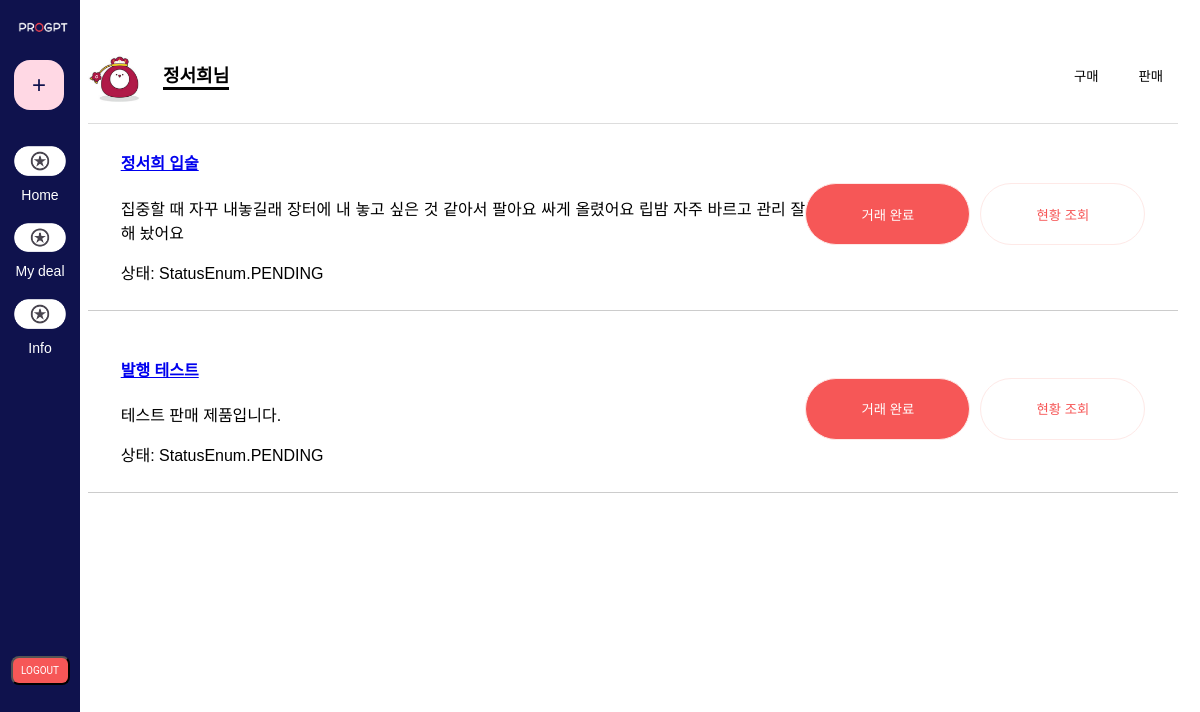
/mydeal_views/mydealsell (signed in), run on the app's committed database.
### app/models.py (models this page shows)
class User(db.Model):
    __tablename__ = 'user'
    id = db.Column(db.Integer, primary_key=True)
    username = db.Column(db.String(150), unique=True, nullable=False)
    password = db.Column(db.String(200), nullable=False)
    email = db.Column(db.String(120), nullable=False)  # unique=True를 제거합니다.
    posts = db.relationship('Post', backref='user', lazy=True)
    buys = db.relationship('Buy', backref='buyer', lazy=True)
    sells = db.relationship('Sell', backref='seller', lazy=True)

class Sell(db.Model):
    __tablename__ = 'sell'
    id = db.Column(db.Integer, primary_key=True)
    item_name = db.Column(db.String(200), nullable=False)
    description = db.Column(db.Text, nullable=False)
    status = db.Column(db.Enum(StatusEnum), nullable=False, default=StatusEnum.PENDING)  # 상태를 Enum으로 정의
    created_at = db.Column(db.DateTime, default=datetime.utcnow)
    user_id = db.Column(db.Integer, db.ForeignKey('user.id'), nullable=False)
    post_id = db.Column(db.Integer, db.ForeignKey('posts.id'), nullable=False)

### app/views/mydeal_views.py (the view)
@bp.route('/mydealsell')
def mydealsell():
    user_id = session.get('user_id')
    if not user_id:
        flash("로그인 후 이용해 주세요.")
        return redirect(url_for('auth_views.login'))
    sale_list = Sell.query.filter_by(user_id=user_id).all()
    for sale in sale_list:
        if sale.status not in ['PENDING', 'PAYMENT_COMPLETED', 'SIZE_SELECTED', 'LOCKER_ASSIGNED', 'TRANSACTION_COMPLETED']:
            sale.status = 'PENDING'
    db.session.commit()
    return render_template('front/mydealsell.html', sales=sale_list)

### app/views/auth_views.py (called while the page is built)
@bp.before_app_request
def load_logged_in_user():
    user_id = session.get('user_id')
    if user_id is None:
        g.user = None
    else:
        g.user = User.query.get(user_id)

### app/templates/front/mydealsell.html (shortened to what this page needs)
<!DOCTYPE html>
<html lang="ko">
<head>
    <link rel="stylesheet" href="{{ url_for('static', filename='mydeal.css') }}">
    <link rel="stylesheet" href="{{ url_for('static', filename='bar.css') }}">
</head>
<body>
    <div class="sidebar">
        <div class="logo">
            <img src="{{ url_for('static', filename='logo.png') }}" alt="Logo">
            <button class="plus-button" onclick="location.href='{{ url_for('write_views.write') }}'">+</button>
        </div>
        <ul class="menu">
            <li><a href="#"><span class="icon" onclick="location.href='/home'"><img src="../../static/logologo.png" style="width:52px"></span> Home</a></li>
            <li><a href="#"><span class="icon" onclick="location.href='/mydeal_views/mydealbuy'"><img src="../../static/logologo.png" style="width:52px"></span> My deal</a></li>
            <li><a href="#"><span class="icon" onclick="location.href='/information'"><img src="../../static/logologo.png" style="width:52px"></span> Info</a></li>
            <form action="{{ url_for('auth.logout') }}" method="post" style="display:inline;">
                <button type="submit" class="logout">LOGOUT</button>
            </form>
        </ul>
    </div>
    <div class="content">
        <div class="user-info">
            <div style="display: flex; gap:15px; align-items: flex-end;">
                <img src="../../static/profilepic.png" alt="User Icon" class="user-icon">
                <p class="user-name">{{session['user_name']}}님</p>
            </div>
            <div class="purchase-sale">
                <button class="purchase-btn" onclick="location.href='/mydeal_views/mydealbuy'">구매</button>
                <button class="sale-btn" onclick="location.href='/mydeal_views/mydealsell'">판매</button>
            </div>
        </div>
        <div class="purchase-list">
            {% for sale in sales %}
            <div class="product-section">
                <div class="aboutabout">
                    <h4><a href="{{ url_for('detail.detail', post_id=sale.id) }}">{{ sale.item_name }}</a></h4>
                    <p>{{ sale.description }}</p>
                    <p>상태: {{ sale.status }}</p>
                </div>
                <div style="display: flex; gap: 10px;">
                   <button id="actionButton-{{ sale.id }}"
                        class="status-btn {% if sale.status in ['TRANSACTION_COMPLETED', 'PAYMENT_COMPLETED', 'SIZE_SELECTED', 'LOCKER_ASSIGNED'] %}disabled-btn{% endif %}"
                        onclick="updateStatus('{{ sale.id }}', '{{ sale.status }}')"
                        {% if sale.status in ['TRANSACTION_COMPLETED', 'PAYMENT_COMPLETED', 'SIZE_SELECTED', 'LOCKER_ASSIGNED'] %}disabled{% endif %}>
                        {% if sale.status == 'PENDING' %}입금 완료
                        {% elif sale.status == 'PAYMENT_COMPLETED' %}사물함 크기 선택 완료
                        {% elif sale.status == 'SIZE_SELECTED' %}사물함 배치 완료
                        {% elif sale.status == 'LOCKER_ASSIGNED' %}수령 완료
                        {% else %}거래 완료{% endif %}
                    </button>
                    <button class="status-btn2" onclick="toggleProgressBar('{{ sale.id }}')">현황 조회</button>
                </div>
            </div>
            {% endfor %}
        </div>
    </div>
</body>
</html>

### app/static/mydeal.css (style rules this page uses)
body { display: flex; font-family: Arial, sans-serif; background-color: #ffffff; }
.content { margin-left: 60px; padding: 20px; width: calc(100% - 80px); background-color: #ffffff; min-height: 100vh; }
.user-info { display: flex; justify-content: space-between; align-items: center; margin-top: 15px; margin-bottom: 0px; border-bottom: 1px solid #ddd; padding-bottom: 15px; }
.user-name { border-bottom: solid #030303; align-items: flex-end; }
.user-info p { font-size: 18px; font-weight: bold; }
.user-icon { width: 60px; height: 60px; border-radius: 100%; overflow: none; }
.purchase-sale { display: flex; }
.purchase-btn, .sale-btn { background-color: #ffffff; color: black; border: none; padding: 10px 15px; margin-left: 10px; border-radius: 4px; cursor: pointer; }
.product-section, .product-list { background-color: white; padding: 3%; border: 1px solid #ddd; border-width: 0 0 1px; display: flex; justify-content: space-between; align-items: center; padding-top: 5px; }
.aboutabout { width:750px; text-align: justify; }
.status-btn { box-sizing: border-box; padding: 12px; gap: 8px; position: relative; width: 165px; height: 62px; background: #F65757; border: 1px solid #FEE9E7; border-radius: 9999px; color: #ffffff; }
.status-btn2 { box-sizing: border-box; padding: 12px; gap: 8px; position: relative; width: 165px; height: 62px; color:#F65757; background: #FFFFFF; border: 1px solid #FEE9E7; border-radius: 9999px; }

### app/static/bar.css (style rules this page uses)
.sidebar { width: 80px; height: 100vh; background-color: #0F124D;; color: white; position: fixed; display: flex; flex-direction: column; align-items: center; padding-top: 20px; left: 0; top: 0; }
.logo img { width: 50px; margin-bottom: 20px; margin-left: 6px; }
.menu { list-style-type: none; padding: 0; }
.menu li { margin: 20px 0; }
.menu li a { color: white; text-decoration: none; display: flex; flex-direction: column; align-items: center; font-size: 14px; }
.icon { font-size: 24px; margin-bottom: 5px; }
.plus-button { margin-top: auto; background-color: #FFD8E4; border: none; border-radius: 16px; width: 50px; height: 50px; font-size: 24px; color:#0F124D; cursor: pointer; display: flex; justify-content: center; align-items: center; margin-left: 2px; padding: 20px; }
.logout { font-family: roboto; box-sizing: border-box; display: flex; flex-direction: row; justify-content: center; align-items: center; padding: 12px; position: relative; margin-top: 300px; width: 59px; height: 29px; background: #F65757; border-radius: 8px; font-size: 10px; color: white; cursor: pointer; display: flex; }

### app/templates/front/mydealsell.html (style rules this page uses)
.product-section { margin-bottom: 20px; border-bottom: 1px solid #ccc; padding-bottom: 10px; }

### data on the page
User: user_name "정서희"
Sell: item_name "정서희 입술", description "집중할 때 자꾸 내놓길래 장터에 내 놓고 싶은 것 같아서 팔아요 싸게 올렸어요 립밤 자주 바르고 관리 잘해 놨어요", status "StatusEnum.PENDING", shows "거래 완료"
Sell: item_name "발행 테스트", description "테스트 판매 제품입니다.", status "StatusEnum.PENDING", shows "거래 완료"
